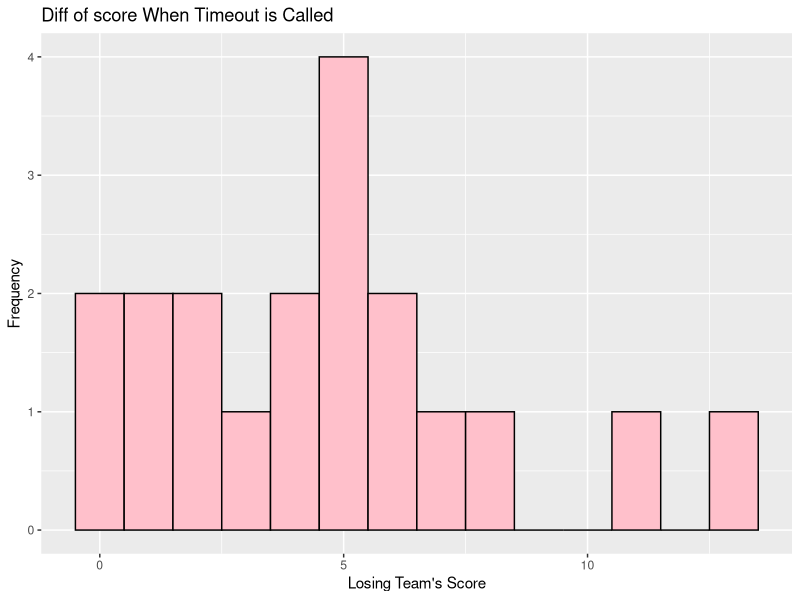

The R source for this figure:
## ---- chunk 1
library(readr)
library(tidyverse)
library(dplyr)
library(magrittr)
library(caret)

timeout <- read.csv("slhess20/data/timeout.csv")
## ---- chunk 2
#filter data to only be slu timeouts in 2014 only
timeout1 <- timeout %>% 
  filter(play_descripton == "Timeout St. Lawrence.", 
         ) 
timeout1 <- timeout1[grepl("^2019", timeout1$Date), ]
library(dplyr)
timeout1 <- timeout1 %>% 
  mutate(losing_score = ifelse(prev_home_score > prev_visiting_score, prev_visiting_score, prev_home_score))


timeout1 <- timeout1 %>% 
  select(url, timeout, set,prev_home_score, prev_visiting_score, losing_score, losing_team, set_winner, losing_team_wins)
#timeout1 <- timeout1 %>% 
 # group_by(url)

tally <- timeout1 %>% 
  mutate(losing_score = ifelse(losing_team == "home", prev_home_score, prev_visiting_score), 
         winning_score = ifelse(losing_team == "home", prev_visiting_score, prev_home_score),
         point_diff = winning_score - losing_score,
         timeout_ind = ifelse(timeout == TRUE, 1, 0)) %>% 
  select(losing_score, winning_score, set, url, timeout_ind, point_diff, losing_team_wins)

# get distribution of how many points team has when timeout is called
# tally 

# pull previous data for timeout
# timeout team score vs other team 
# 3 columns table your score/ other team score/ timeout

# model num timeouts based on the point differential.

## ---- chunk 3
# Visualize distribution of points when timeout is called
win_diff <- tally %>% filter(losing_team_wins)

ggplot(tally, aes(x = winning_score - losing_score)) +
  geom_histogram(binwidth = 1, fill = "pink", color = "black") +
  labs(title = "Diff of score When Timeout is Called",
       x = "Losing Team's Score", y = "Frequency")




## ---- chunk 4
# Ho: 
# Ha: 

# Create contingency table
cont_table <- table(tally$timeout_ind, cut(tally$point_diff, breaks = c(-Inf, 0, Inf)))

# Perform chi-square test
chi_square <- chisq.test(cont_table)

# Print the results
print(chi_square)

# p<.05, reject the null there is significant evidence 
